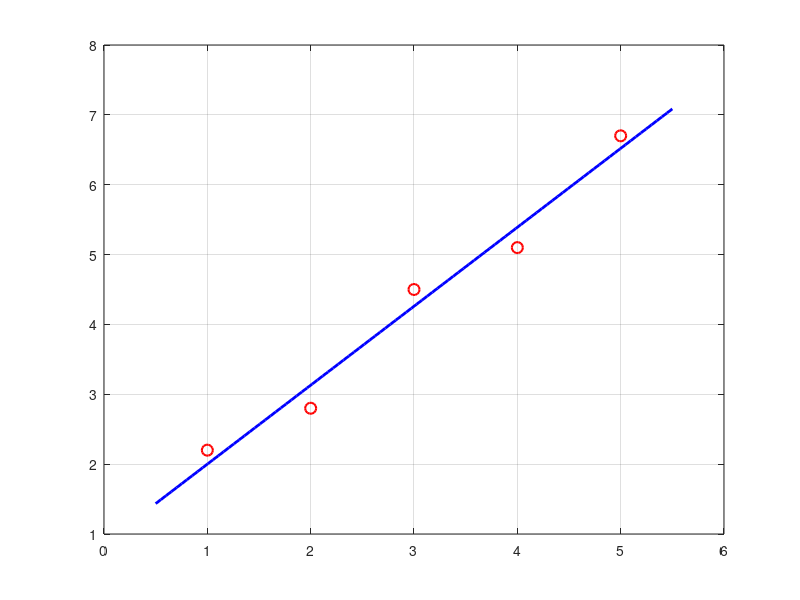

Reproduce this figure in MATLAB.
x = [1.0; 2.0; 3.0; 4.0; 5.0];
y = [2.2; 2.8; 4.5; 5.1; 6.7];

% --- METODO 1: QR ---
A = [x,ones(5,1)];   % y = c1*x + c2
b = y;

[Q, R] = qr(A)
% QRx = b ---> Rx = (Q'b) (poichè Q ortogonale)

%Q (m,m) ORTOGONALE
%R (m,n) TRIU

c_qr = R \ (Q' * b)


% --- METODO 2: polyfit & polyval ---
p = polyfit(x, y, 1)

xp = linspace(0.5, 5.5, 100);
yp = polyval(p, xp);

figure;
%PUNTI
plot(x, y, 'ro', 'MarkerSize', 8, 'LineWidth', 1.5, 'DisplayName', 'Dati');
hold on;
%RETTA O POLINOMIO TROVATO
plot(xp, yp, 'b-', 'LineWidth', 2, 'DisplayName', sprintf('Retta: y = %.2fx + %.2f', p(1), p(2)));
grid on;
